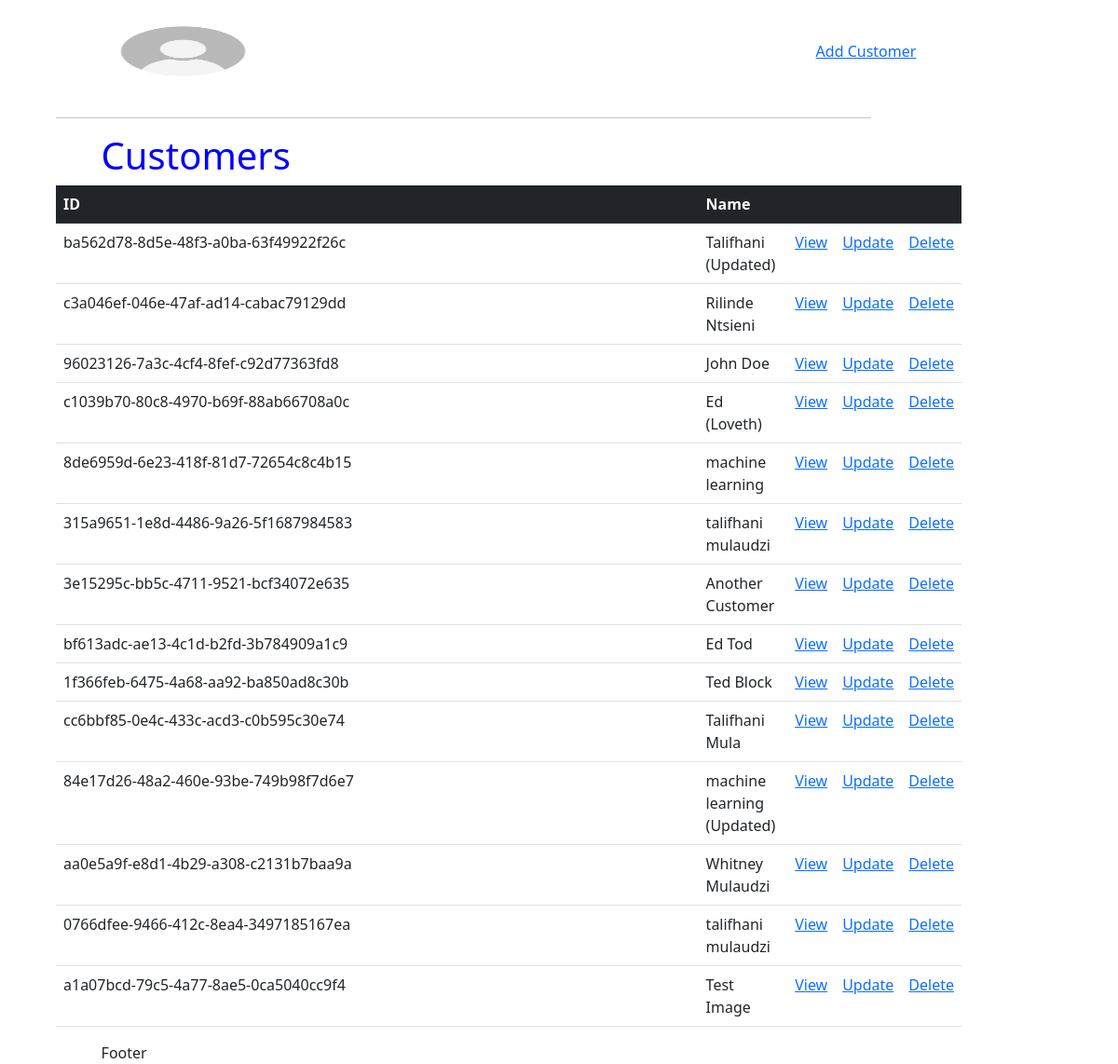
/customers/, run on an earlier commit of the app's database.
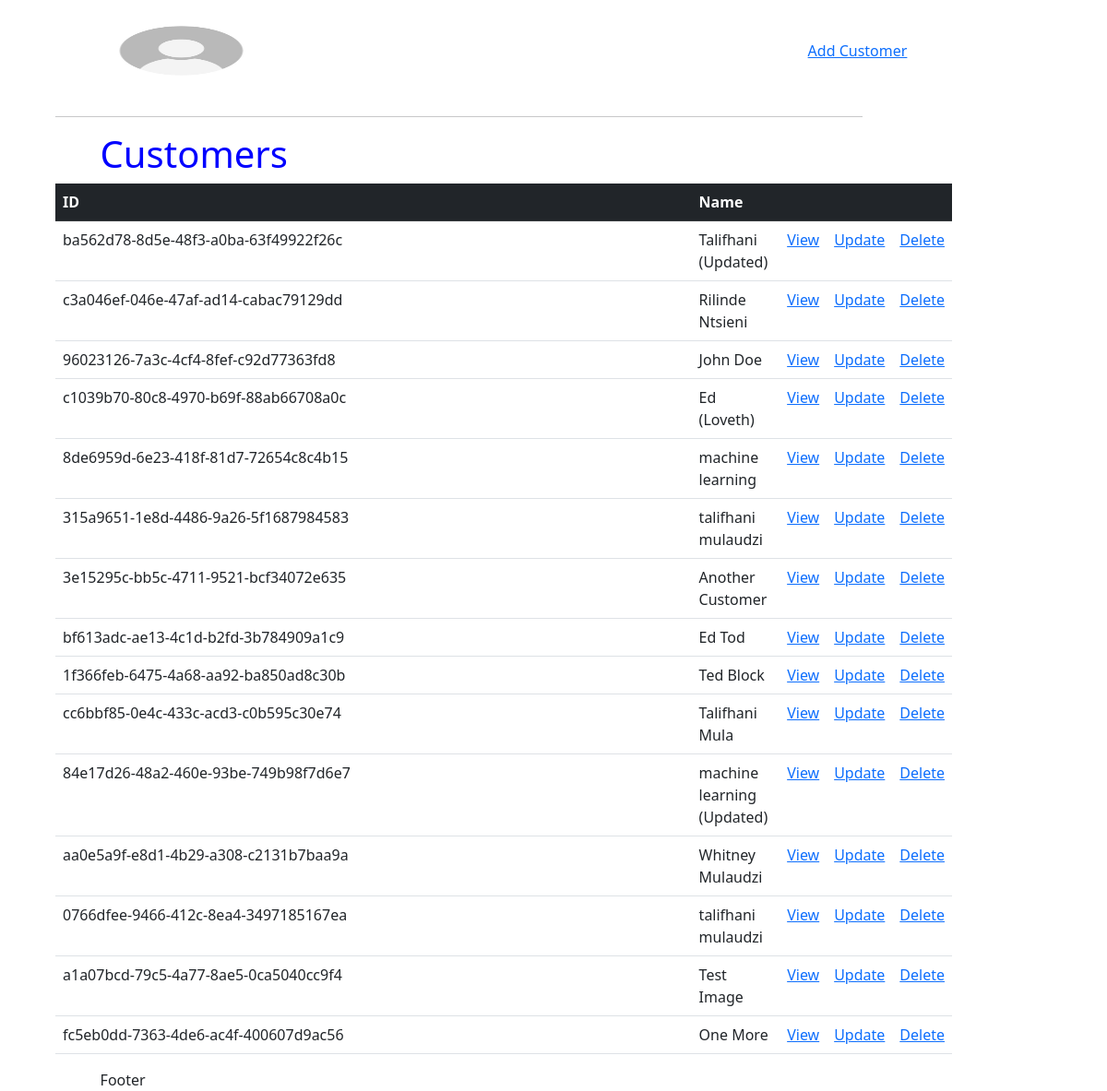
And on a later commit of the database.
### timetestapp/models.py (models this page shows, shortened)
class Customer(models.Model):
    id = models.UUIDField(primary_key=True, editable=False, unique=True, default=uuid.uuid4)
    name = models.CharField(max_length=200)
    image = models.ImageField(null=True, blank=True, default=DEFAULT)
    role = models.TextField(blank=True, null=True)
    story = models.TextField(blank=True, null=True)
    tags = models.ManyToManyField("Tag", blank=True)

### timetestapp/views.py (the view)
# urls.py: path('customers/', views.users, name='all-customers'),
def users(request):
    customers = Customer.objects.all()
    context = {'customers':customers}
    return render(request, 'customers.html', context)

### timetestapp/templates/customers.html (shortened to what this page needs)
<!DOCTYPE html>
<html lang="en">
  <head>
    <link
      href="https://cdn.jsdelivr.net/npm/bootstrap@5.1.3/dist/css/bootstrap.min.css"
      rel="stylesheet"
    />
  </head>
  <body>
    {% extends 'home.html' %} {% block cont %}
    <h1>Customers</h1>
    <table class="table">
      <tr class="table-dark">
        <th>ID</th>
        <th>Name</th>
        <th></th>
        <th></th>
        <th></th>
      </tr>
      {% for customer in customers %}
      <tr class="">
        <td>{{customer.id}}</td>
        <td>{{customer.name}}</td>
        <td><a href="{% url 'customer' customer.id %}">View</a></td>
        <td><a href="{% url 'update-customer' customer.id %}">Update</a></td>
        <td><a href="{% url 'delete-customer' customer.id %}">Delete</a></td>
      </tr>
      {% endfor %}
    </table>
    {% endblock cont %}

What changed in the data, as far as the page shows it:
added Customer: id "fc5eb0dd-7363-4de6-ac4f-400607d9ac56", name "One More"
